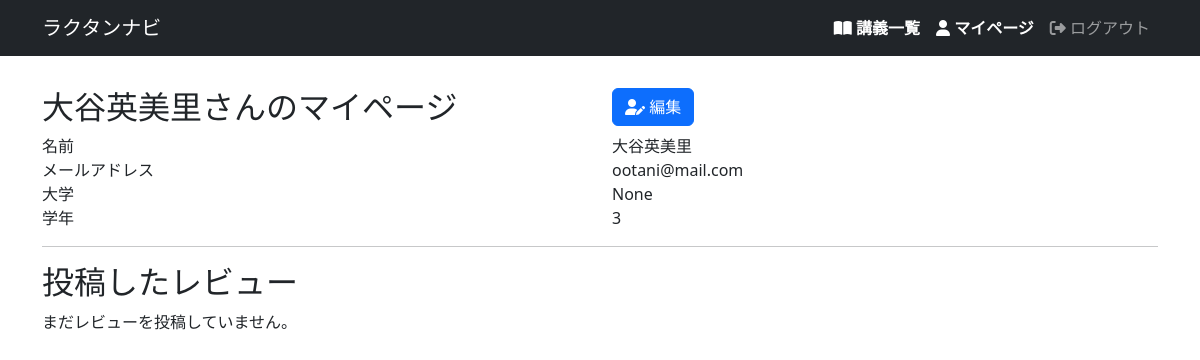
Page /users/2/ on the earlier database version.
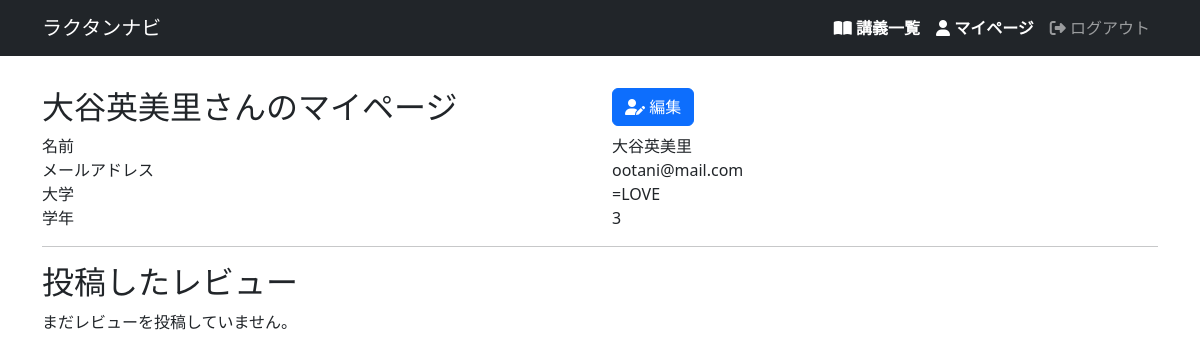
Same page on the later database version.
### helloworld/models.py (models this page shows, shortened)
class User(AbstractUser):
    university = models.CharField(max_length=128, null=True, blank=True)
    school_year = models.PositiveIntegerField(null=True, blank=True)
    is_manager = models.BooleanField(default=False)

### helloworld/views.py (the view)
# urls.py: path('users/<int:user_id>/', views.user_show, name='users_show'),
def user_show(request, user_id):
    user = get_object_or_404(User, pk=user_id)
    reviews = user.review_set.all()
    context = {
        'user': user,
        'reviews': reviews,
    }
    return render(request, 'snippets/users/show.html', context)

### helloworld/templates/snippets/users/show.html
{% extends 'base.html' %}
{% load django_bootstrap5 %}
{% block main %}
<div class="row">
  <div class="col d-flex align-items-end">
    <h2>{{ user.username }}さんのマイページ</h2>
  </div>
  <div class="col">
    <a href="{% url 'users_edit' user.id %}" class="btn btn-primary"><i class="fa-solid fa-user-pen"></i> 編集</a>
  </div>
</div>
<div class="row">
    <div class="col">名前</div>
    <div class="col">{{ user.username }}</div>
</div>
<div class="row">
    <div class="col">メールアドレス</div>
    <div class="col">{{ user.email }}</div>
</div>
<div class="row">
    <div class="col">大学</div>
    <div class="col">{{ user.university }}</div>
</div>
<div class="row">
    <div class="col">学年</div>
    <div class="col">{{ user.school_year }}</div>
</div>
<hr>
<h2>投稿したレビュー</h2>
{% if lectures %}
{% for review in reviews %}
<div>
    <a href="{% url 'lectures_show' review.lecture.id %}">{{ review.lecture.name }}</a>
    <p>
        {% include 'lectures/_star.html' with score=review.score %}
        {{ review.title }}
    </p>
    <p>{{ review.comment }}</p>
</div>
{% endfor %}
{% else %}
<p>まだレビューを投稿していません。</p>
{% endif %}
{% endblock %}

Differences in the rows shown:
changed User "大谷英美里": university "None" → "=LOVE"
